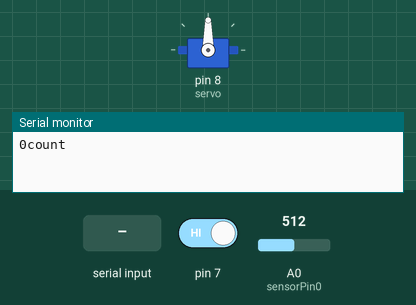
Simulated run of this sketch. Board: Arduino Uno, built for the host (arithmetic inside an expression is 32-bit, double 64-bit). Shown: servo, the last lines printed to the serial monitor. The inputs (shaded band) are chosen by the test bench; at power-on: pin 7 HIGH, A0 (sensorPin0) = 512.

Above: at 2.2 s.
2.3 s: pin 7 driven LOW
At 3.1 s:
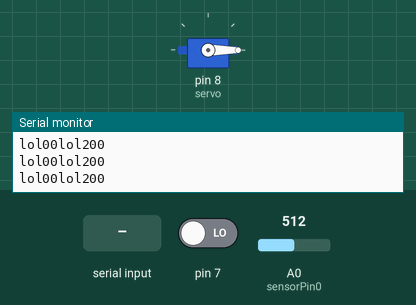
3.8 s: "r" received over Serial
At 4.5 s:
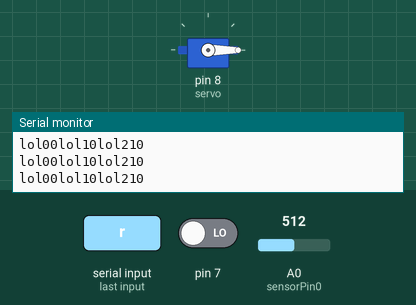
5.3 s: "m" received over Serial
At 6.5 s:
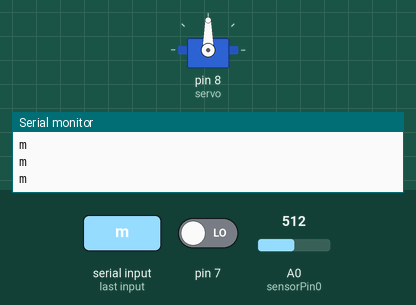
6.8 s: A0 (sensorPin0) set to 716
At 7.7 s:
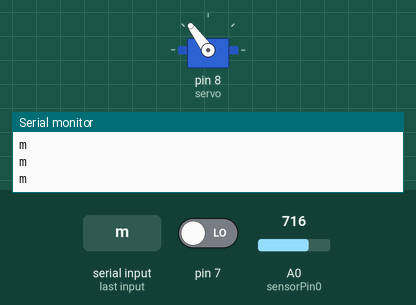
8.3 s: A0 (sensorPin0) set to 900
At 9.0 s:
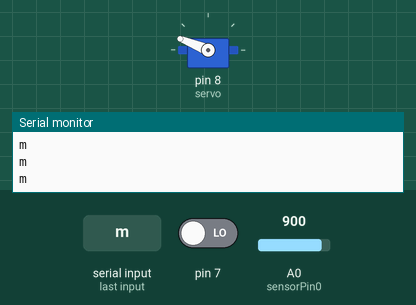
9.8 s: A0 (sensorPin0) set to 1023
At 10.1 s:
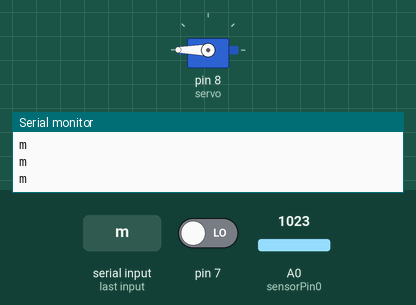
Timing chart, 0 to 12.3 s (numbered marks = the images above; inputs shaded):
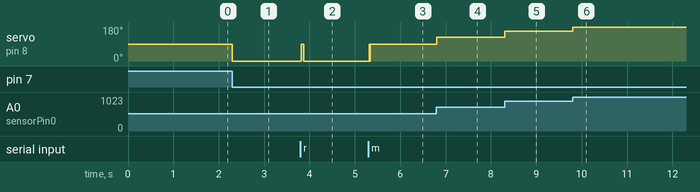

Measured:
- after the input at 2.3 s, servo on pin 8 (servo): 90° → 0° at once
- after the input at 3.8 s, servo on pin 8 (servo): 0° → 90° at once, → 0° 0.06 s later
- after the input at 5.3 s, servo on pin 8 (servo): 0° → 90° at once
- after the input at 6.8 s, servo on pin 8 (servo): 90° → 126° at once
- after the input at 8.3 s, servo on pin 8 (servo): 126° → 158° at once
- after the input at 9.8 s, servo on pin 8 (servo): 158° → 180° at once

The sketch:

Robotics_arm_test_thinkercad.ino
```cpp
#include <Servo.h>
Servo servo;
int sensorPin0 = A0;
int pos[5]={10,40,80,120};
int q[180];
int count;
void setup()
{
  servo.attach(8);
  Serial.begin(9600);
  arrayint();
  Serial.print(q[180]);
  Serial.println(count+"count");

  delay(1000);
}
void loop()
{
  char read =Serial.read();
  if(read=='r')

  {
    Serial.println("R");
    record();
    print();
  }
  else if(read=='m')
  {
    Serial.println("m");
    servo.write(map(analogRead(A0),1,1023,1,180));
  }
  if (digitalRead(7)==0)
                {
                  for(int i = 0;i<=count;i++)
                  {
                    int lastpos =q[count];
                    Serial.print("lol");
                    Serial.print(i );
                    Serial.print(q[1]);
                    for(int j= q[i];j<=q[i+1];j++)
                    {
                     servo.write(j);
                      Serial.print("lol2");
                      Serial.print(count);
                      Serial.println(j);
                     delay(10);
                    }
                  }

                }
  while(read=='m')
  {
    Serial.println("m");
    servo.write(map(analogRead(A0),1,1023,1,180));

  }


  }

void record()
{
    Serial.print("record");
    int val =analogRead(A0);
    val = map(val,1,1023,0,180);
    q[count]=val;
    Serial.println(q[count]);
    servo.write(q[count]);
  Serial.println("count---");
  Serial.println(count);


      count++;

    if(count==180)
    {
      count =0;
    }


}

void arrayint()
{
  for(int i=0;i <=180;i++)
  {
    q[i]=0;
  }
}
void print()
{
  Serial.print("q[1]=");
  Serial.print(q[1]);
  Serial.print("q[2]=");
  Serial.print(q[2]);
  Serial.print("q[3]=");
  Serial.print(q[3]);
  Serial.print("q[4]=");
  Serial.print(q[4]);
  Serial.print("q[5]=");
  Serial.print(q[5]);
}
```
